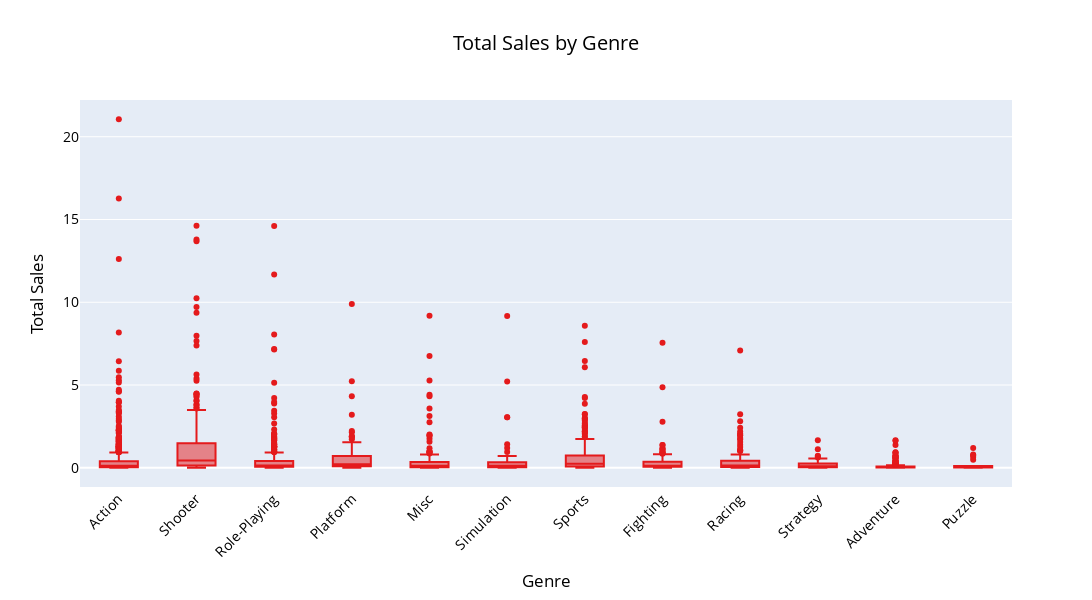

The notebook cell saved with this chart:
### Code cell
# Create a box plot for total sales by genre
total_sales_by_genre = px.box(df_recent, 
                              x='genre', 
                              y='total_sales', 
                              title='Total Sales by Genre', 
                              labels={'genre': 'Genre', 'total_sales': 'Total Sales'}, 
                              color_discrete_sequence=px.colors.qualitative.Set1)

total_sales_by_genre.update_layout(title_x=0.5, 
                                   showlegend=False, 
                                   font=dict(size=14, color='black'),
                                   xaxis=dict(tickangle=-45),
                                   width=1200,  # Increase the width of the figure
                                   height=600)  # Adjust the height if needed

total_sales_by_genre.show()

### Figure 1 — Plotly figure (JSON) as saved in the notebook; plotly's stock layout.template omitted (floating-point values rounded to 4 significant figures; data arrays with more than 128 entries replaced by an {"elided": "..."} marker saying what was removed)
{"data": [{"alignmentgroup": "True", "hovertemplate": "Genre=%{x}<br>Total Sales=%{y}<extra></extra>", "legendgroup": "", "marker": {"color": "rgb(228,26,28)"}, "name": "", "notched": false, "offsetgroup": "", "orientation": "v", "showlegend": false, "type": "box", "x": {"elided": "2886 str values"}, "x0": " ", "xaxis": "x", "y": {"elided": "2886 float values"}, "y0": " ", "yaxis": "y"}], "layout": {"boxmode": "group", "font": {"color": "black", "size": 14}, "height": 600, "legend": {"tracegroupgap": 0}, "showlegend": false, "title": {"text": "Total Sales by Genre", "x": 0.5}, "width": 1200, "xaxis": {"anchor": "y", "domain": [0, 1], "tickangle": -45, "title": {"text": "Genre"}}, "yaxis": {"anchor": "x", "domain": [0, 1], "title": {"text": "Total Sales"}}}}
